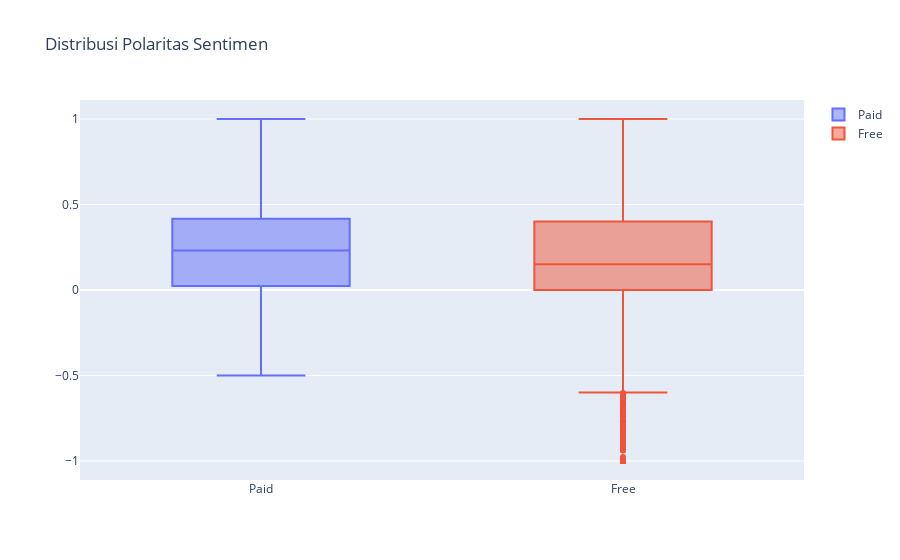

The cell this chart's notebook holds for it:
### Markdown cell above
## 10. Analisis Sentimen Singkat dari Ulasan (Review) Pengguna

### Code cell
# Memindahkan user_reviews.csv ke dataframe
reviews_df = pd.read_csv('datasets/user_reviews.csv')

# Menyatukan kedua dataframe (apps dan dataframe yang baru di-load)
merged_df = pd.merge(apps, reviews_df)

# Mengeluarkan kolom dengan value NA (tidak ada) dari kolom Sentiment dan Review
merged_df = merged_df.dropna(subset = ['Sentiment', 'Review'])

trace0 = go.Box(
    # Data untuk aplikasi berbayar (Paid)
    y = merged_df[merged_df['Type'] == 'Paid']['Sentiment_Polarity'],
    name = 'Paid'
)

trace1 = go.Box(
    # Data untuk aplikasi yang gratis (Free)
    y = merged_df[merged_df['Type'] == 'Free']['Sentiment_Polarity'],
    name = 'Free'
)

layout = go.Layout(
    title = "Distribusi Polaritas Sentimen"
)

data = [trace0, trace1]

# Menambahkan trace0 dan trace1 ke dalam sebuah list untuk plotting
plotly.offline.iplot({'data': data, 'layout': layout})
py.plot({'data': data, 'layout': layout}, filename="apps_distribusi_sentimen", auto_open = True)

### Figure 1 — Plotly figure (JSON) as saved in the notebook; plotly's stock layout.template omitted (floating-point values rounded to 4 significant figures; data arrays with more than 128 entries replaced by an {"elided": "..."} marker saying what was removed)
{"data": [{"name": "Paid", "type": "box", "y": {"elided": "416 float values"}}, {"name": "Free", "type": "box", "y": {"elided": "35513 float values"}}], "layout": {"title": {"text": "Distribusi Polaritas Sentimen"}}}
